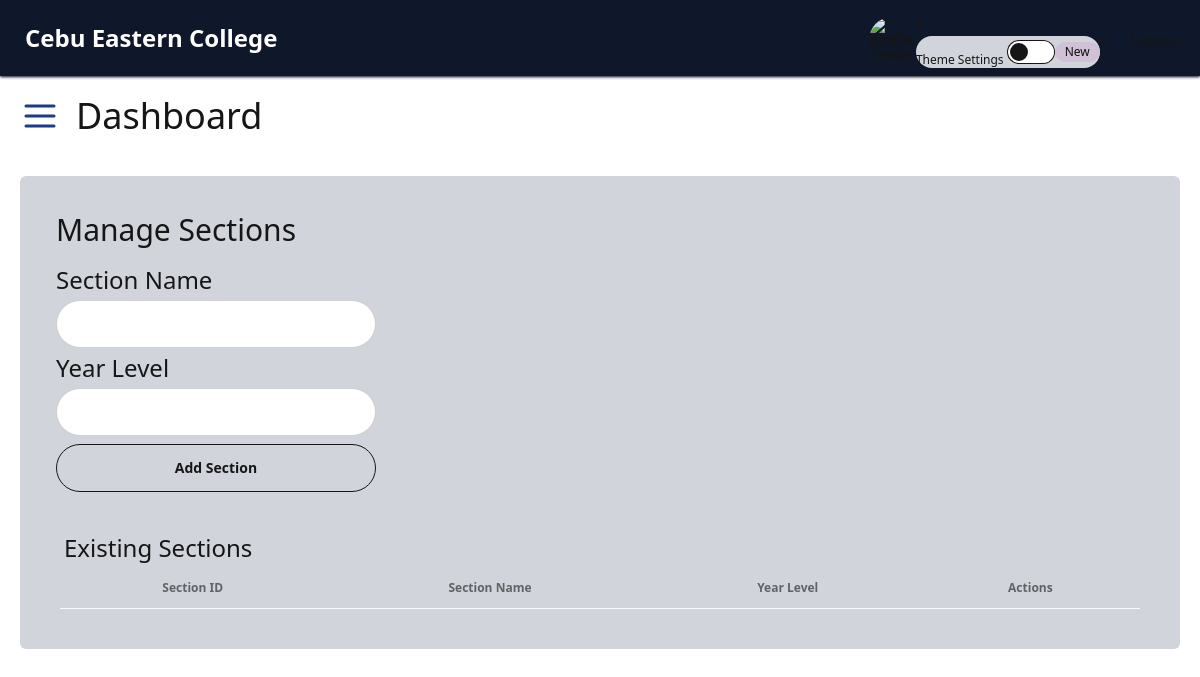
The app's page /admin/manage_section.php, older data.
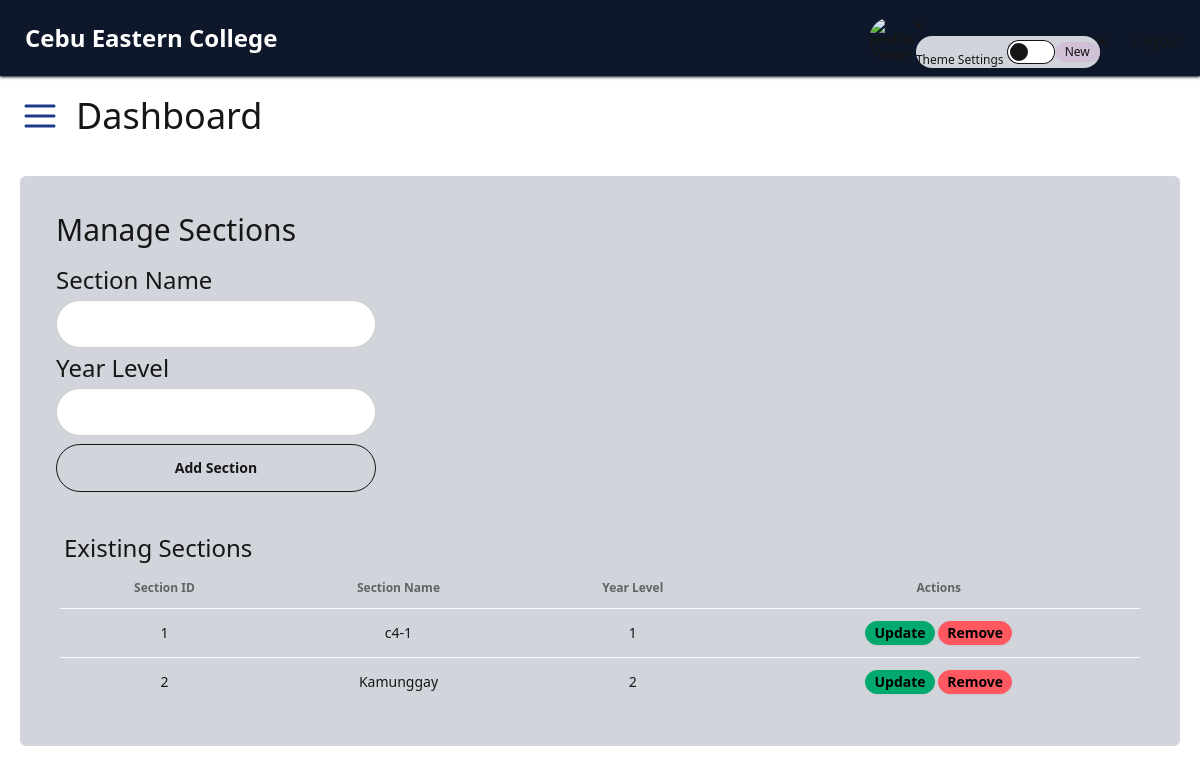
The same page, newer data.
### tables this page shows
CREATE TABLE `tblsection` (
  `section_id` int(11) NOT NULL,
  `section_name` varchar(255) NOT NULL,
  `year_level` int(11) NOT NULL
);

### admin/manage_section.php (the view, shortened to what this page needs)
<?php
include('../database/models/dbconnect.php');
$sections = $conn->query("SELECT * FROM tblsection");
$form_action = 'add';
$section_id = $section_name = $year_level = '';
?>
<?php include('../admin/header.php'); ?>
<!DOCTYPE html>
<html lang="en">
<head>
</head>
<body>
  <div class="p-5 bg-base-300 m-5 rounded-md">
    <div class="m-4">
      <h1 class="text-3xl">Manage Sections</h1>
    </div>
    <div class="m-4">
      <form method="post" action="">
        <div class="mt-1">
          <div class="mt-1 mb-1">
            <label class="text-2xl">Section Name</label>
          </div>
          <div>
            <input type="text"
              name="section_name"
              value="<?php echo $section_name; ?>"
              required
              autocomplete="off" class="input input-bordered w-full max-w-xs" />
          </div>
        </div>
        <div class="mt-1">
          <div class="mt-1 mb-1">
            <label class="text-2xl">Year Level</label>
          </div>
          <div>
            <input type="number"
              name="year_level"
              value="<?php echo $year_level; ?>"
              required
              autocomplete="off" class="input input-bordered w-full max-w-xs" />
          </div>
        </div>
        <div>
          <input
            type="submit"
            value="<?php echo $form_action == 'add' ? 'Add Section' : 'Update Section'; ?>"
            class="btn btn-md btn-outline w-full max-w-xs mt-2">
        </div>
      </form>
    </div>
    <div class="p-5">
      <h3 class="text-2xl m-1">Existing Sections</h3>
      <div>
        <table class="table">
          <thead>
            <tr class="text-center hover cursor-pointer">
              <th>Section ID</th>
              <th>Section Name</th>
              <th>Year Level</th>
              <th>Actions</th>
            </tr>
          </thead>
          <tbody>
            <?php while ($row = $sections->fetch_assoc()) { ?>
              <tr class="text-center hover cursor-pointer">
                <td><?php echo $row['section_id']; ?></td>
                <td><?php echo $row['section_name']; ?></td>
                <td><?php echo $row['year_level']; ?></td>
                <td>
                  <a href="?action=edit&section_id=<?php echo $row['section_id']; ?>&section_name=<?php echo $row['section_name']; ?>&year_level=<?php echo $row['year_level']; ?>"
                    class="text-sm btn btn-xs btn-success">
                    Update
                  </a>
                  <a href="#" onclick="deleteSection(<?php echo $row['section_id']; ?>)" class="text-sm text-sm btn btn-xs btn-error">
                    Remove
                  </a>
                </td>
              </tr>
            <?php } ?>
          </tbody>
        </table>
      </div>
    </div>
  </div>
</body>
</html>

Row changes from the older to the newer data that the page shows:
added tblsection: section_id "1", section_name "c4-1", year_level "1"
added tblsection: section_id "2", section_name "Kamunggay", year_level "2"
